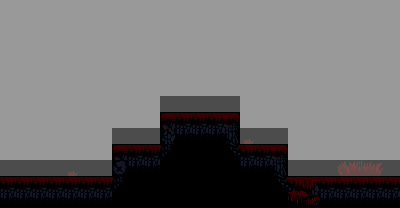

Rendered tile map (Tiled .tmx) drawn with the repository's tilesets; below, a short description and the map source with its tile grids summarised:
An orthogonal 25x13 tile map with 16x16 px tiles, 5 tile layers (Back2, Back, Deafult, Front, ...), 2 tilesets and 4 objects (CHECKPOINT).

<map version="1.10" tiledversion="1.10.1" orientation="orthogonal" renderorder="right-down" width="25" height="13" tilewidth="16" tileheight="16" infinite="0" nextlayerid="14" nextobjectid="30">
 <properties>
  <property name="BottomSection" type="int" value="-1" />
  <property name="LeftSection" type="int" value="21" />
  <property name="Level" type="int" value="23" />
  <property name="RightSection" type="int" value="24" />
  <property name="TopSection" type="int" value="-1" />
 </properties>
 <tileset firstgid="1" source="../Level1_Tileset.tsx" />
 <tileset firstgid="801" source="../PathfindingLayout.tsx" />
 <layer id="11" name="Back2" width="25" height="13">
  <data>[325 cells, 28 non-empty, 1 distinct tile ids]</data>
 </layer>
 <layer id="3" name="Back" width="25" height="13">
  <data>[325 cells, 0 non-empty, 0 distinct tile ids]</data>
 </layer>
 <layer id="2" name="Deafult" width="25" height="13">
  <data>[325 cells, 0 non-empty, 0 distinct tile ids]</data>
 </layer>
 <layer id="1" name="Front" width="25" height="13">
  <data>[325 cells, 59 non-empty, 17 distinct tile ids]</data>
 </layer>
 <layer id="13" name="PathfindingLayout" width="25" height="13" opacity="0.6">
  <data>[325 cells, 325 non-empty, 3 distinct tile ids]</data>
 </layer>
 <objectgroup id="10" name="Objects">
  <object id="29" name="CHECKPOINT" x="200" y="112">
   <properties>
    <property name="Type" value="CheckPoint" />
   </properties>
   <point />
  </object>
 </objectgroup>
 <objectgroup id="8" name="Colliders">
  <object id="25" x="0" y="176" width="400" height="32">
   <properties>
    <property name="AFFECTING_LAYERS" value="PLAYER_LAYER" />
    <property name="OBJECT_LAYERS" value="GROUND_LAYER" />
   </properties>
  </object>
  <object id="26" x="112" y="144" width="176" height="32">
   <properties>
    <property name="AFFECTING_LAYERS" value="PLAYER_LAYER" />
    <property name="OBJECT_LAYERS" value="GROUND_LAYER" />
   </properties>
  </object>
  <object id="27" x="160" y="112" width="80" height="32">
   <properties>
    <property name="AFFECTING_LAYERS" value="PLAYER_LAYER" />
    <property name="OBJECT_LAYERS" value="GROUND_LAYER" />
   </properties>
  </object>
 </objectgroup>
</map>
